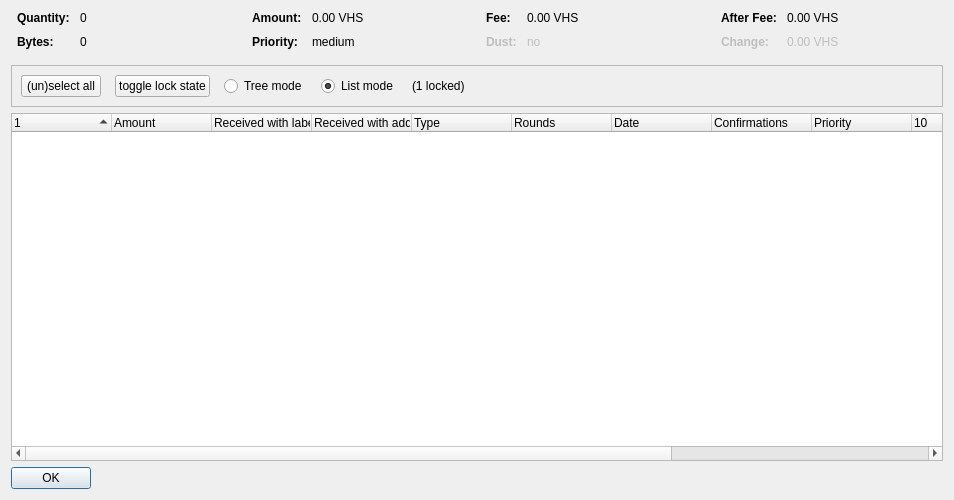
<?xml version="1.0" encoding="UTF-8"?>
<ui version="4.0">
 <class>CoinControlDialog</class>
 <widget class="QDialog" name="CoinControlDialog">
  <property name="geometry">
   <rect>
    <x>0</x>
    <y>0</y>
    <width>954</width>
    <height>500</height>
   </rect>
  </property>
  <property name="windowTitle">
   <string>Coin Selection</string>
  </property>
  <layout class="QVBoxLayout" name="verticalLayout">
   <item>
    <layout class="QHBoxLayout" name="horizontalLayoutTop" stretch="0,0,0,0">
     <property name="topMargin">
      <number>0</number>
     </property>
     <property name="bottomMargin">
      <number>10</number>
     </property>
     <item>
      <layout class="QFormLayout" name="formLayoutCoinControl1">
       <property name="horizontalSpacing">
        <number>10</number>
       </property>
       <property name="verticalSpacing">
        <number>10</number>
       </property>
       <property name="leftMargin">
        <number>6</number>
       </property>
       <property name="rightMargin">
        <number>6</number>
       </property>
       <item row="0" column="0">
        <widget class="QLabel" name="labelCoinControlQuantityText">
         <property name="font">
          <font>
           <weight>75</weight>
           <bold>true</bold>
          </font>
         </property>
         <property name="text">
          <string>Quantity:</string>
         </property>
        </widget>
       </item>
       <item row="0" column="1">
        <widget class="QLabel" name="labelCoinControlQuantity">
         <property name="cursor">
          <cursorShape>IBeamCursor</cursorShape>
         </property>
         <property name="contextMenuPolicy">
          <enum>Qt::ActionsContextMenu</enum>
         </property>
         <property name="text">
          <string notr="true">0</string>
         </property>
         <property name="textInteractionFlags">
          <set>Qt::LinksAccessibleByMouse|Qt::TextSelectableByKeyboard|Qt::TextSelectableByMouse</set>
         </property>
        </widget>
       </item>
       <item row="1" column="0">
        <widget class="QLabel" name="labelCoinControlBytesText">
         <property name="font">
          <font>
           <weight>75</weight>
           <bold>true</bold>
          </font>
         </property>
         <property name="text">
          <string>Bytes:</string>
         </property>
        </widget>
       </item>
       <item row="1" column="1">
        <widget class="QLabel" name="labelCoinControlBytes">
         <property name="cursor">
          <cursorShape>IBeamCursor</cursorShape>
         </property>
         <property name="contextMenuPolicy">
          <enum>Qt::ActionsContextMenu</enum>
         </property>
         <property name="text">
          <string notr="true">0</string>
         </property>
         <property name="textInteractionFlags">
          <set>Qt::LinksAccessibleByMouse|Qt::TextSelectableByKeyboard|Qt::TextSelectableByMouse</set>
         </property>
        </widget>
       </item>
      </layout>
     </item>
     <item>
      <layout class="QFormLayout" name="formLayoutCoinControl2">
       <property name="horizontalSpacing">
        <number>10</number>
       </property>
       <property name="verticalSpacing">
        <number>10</number>
       </property>
       <property name="leftMargin">
        <number>6</number>
       </property>
       <property name="rightMargin">
        <number>6</number>
       </property>
       <item row="0" column="0">
        <widget class="QLabel" name="labelCoinControlAmountText">
         <property name="font">
          <font>
           <weight>75</weight>
           <bold>true</bold>
          </font>
         </property>
         <property name="text">
          <string>Amount:</string>
         </property>
        </widget>
       </item>
       <item row="0" column="1">
        <widget class="QLabel" name="labelCoinControlAmount">
         <property name="cursor">
          <cursorShape>IBeamCursor</cursorShape>
         </property>
         <property name="contextMenuPolicy">
          <enum>Qt::ActionsContextMenu</enum>
         </property>
         <property name="text">
          <string notr="true">0.00 VHS</string>
         </property>
         <property name="textInteractionFlags">
          <set>Qt::LinksAccessibleByMouse|Qt::TextSelectableByKeyboard|Qt::TextSelectableByMouse</set>
         </property>
        </widget>
       </item>
       <item row="1" column="0">
        <widget class="QLabel" name="labelCoinControlPriorityText">
         <property name="font">
          <font>
           <weight>75</weight>
           <bold>true</bold>
          </font>
         </property>
         <property name="text">
          <string>Priority:</string>
         </property>
        </widget>
       </item>
       <item row="1" column="1">
        <widget class="QLabel" name="labelCoinControlPriority">
         <property name="cursor">
          <cursorShape>IBeamCursor</cursorShape>
         </property>
         <property name="contextMenuPolicy">
          <enum>Qt::ActionsContextMenu</enum>
         </property>
         <property name="text">
          <string>medium</string>
         </property>
         <property name="textInteractionFlags">
          <set>Qt::LinksAccessibleByMouse|Qt::TextSelectableByKeyboard|Qt::TextSelectableByMouse</set>
         </property>
        </widget>
       </item>
      </layout>
     </item>
     <item>
      <layout class="QFormLayout" name="formLayoutCoinControl3">
       <property name="horizontalSpacing">
        <number>10</number>
       </property>
       <property name="verticalSpacing">
        <number>10</number>
       </property>
       <property name="leftMargin">
        <number>6</number>
       </property>
       <property name="rightMargin">
        <number>6</number>
       </property>
       <item row="0" column="0">
        <widget class="QLabel" name="labelCoinControlFeeText">
         <property name="font">
          <font>
           <weight>75</weight>
           <bold>true</bold>
          </font>
         </property>
         <property name="text">
          <string>Fee:</string>
         </property>
        </widget>
       </item>
       <item row="0" column="1">
        <widget class="QLabel" name="labelCoinControlFee">
         <property name="cursor">
          <cursorShape>IBeamCursor</cursorShape>
         </property>
         <property name="contextMenuPolicy">
          <enum>Qt::ActionsContextMenu</enum>
         </property>
         <property name="text">
          <string notr="true">0.00 VHS</string>
         </property>
         <property name="textInteractionFlags">
          <set>Qt::LinksAccessibleByMouse|Qt::TextSelectableByKeyboard|Qt::TextSelectableByMouse</set>
         </property>
        </widget>
       </item>
       <item row="1" column="0">
        <widget class="QLabel" name="labelCoinControlLowOutputText">
         <property name="enabled">
          <bool>false</bool>
         </property>
         <property name="font">
          <font>
           <weight>75</weight>
           <bold>true</bold>
          </font>
         </property>
         <property name="text">
          <string>Dust:</string>
         </property>
        </widget>
       </item>
       <item row="1" column="1">
        <widget class="QLabel" name="labelCoinControlLowOutput">
         <property name="enabled">
          <bool>false</bool>
         </property>
         <property name="cursor">
          <cursorShape>IBeamCursor</cursorShape>
         </property>
         <property name="contextMenuPolicy">
          <enum>Qt::ActionsContextMenu</enum>
         </property>
         <property name="text">
          <string>no</string>
         </property>
         <property name="textInteractionFlags">
          <set>Qt::LinksAccessibleByMouse|Qt::TextSelectableByKeyboard|Qt::TextSelectableByMouse</set>
         </property>
        </widget>
       </item>
      </layout>
     </item>
     <item>
      <layout class="QFormLayout" name="formLayoutCoinControl4">
       <property name="horizontalSpacing">
        <number>10</number>
       </property>
       <property name="verticalSpacing">
        <number>10</number>
       </property>
       <property name="leftMargin">
        <number>6</number>
       </property>
       <property name="rightMargin">
        <number>6</number>
       </property>
       <item row="0" column="0">
        <widget class="QLabel" name="labelCoinControlAfterFeeText">
         <property name="font">
          <font>
           <weight>75</weight>
           <bold>true</bold>
          </font>
         </property>
         <property name="text">
          <string>After Fee:</string>
         </property>
        </widget>
       </item>
       <item row="0" column="1">
        <widget class="QLabel" name="labelCoinControlAfterFee">
         <property name="cursor">
          <cursorShape>IBeamCursor</cursorShape>
         </property>
         <property name="contextMenuPolicy">
          <enum>Qt::ActionsContextMenu</enum>
         </property>
         <property name="text">
          <string notr="true">0.00 VHS</string>
         </property>
         <property name="textInteractionFlags">
          <set>Qt::LinksAccessibleByMouse|Qt::TextSelectableByKeyboard|Qt::TextSelectableByMouse</set>
         </property>
        </widget>
       </item>
       <item row="1" column="0">
        <widget class="QLabel" name="labelCoinControlChangeText">
         <property name="enabled">
          <bool>false</bool>
         </property>
         <property name="font">
          <font>
           <weight>75</weight>
           <bold>true</bold>
          </font>
         </property>
         <property name="text">
          <string>Change:</string>
         </property>
        </widget>
       </item>
       <item row="1" column="1">
        <widget class="QLabel" name="labelCoinControlChange">
         <property name="enabled">
          <bool>false</bool>
         </property>
         <property name="cursor">
          <cursorShape>IBeamCursor</cursorShape>
         </property>
         <property name="contextMenuPolicy">
          <enum>Qt::ActionsContextMenu</enum>
         </property>
         <property name="text">
          <string notr="true">0.00 VHS</string>
         </property>
         <property name="textInteractionFlags">
          <set>Qt::LinksAccessibleByMouse|Qt::TextSelectableByKeyboard|Qt::TextSelectableByMouse</set>
         </property>
        </widget>
       </item>
      </layout>
     </item>
    </layout>
   </item>
   <item>
    <widget class="QFrame" name="frame">
     <property name="minimumSize">
      <size>
       <width>0</width>
       <height>40</height>
      </size>
     </property>
     <property name="frameShape">
      <enum>QFrame::StyledPanel</enum>
     </property>
     <property name="frameShadow">
      <enum>QFrame::Sunken</enum>
     </property>
     <layout class="QHBoxLayout" name="horizontalLayout">
      <item>
       <layout class="QHBoxLayout" name="horizontalLayoutPanel" stretch="0,0,0,0,0,0">
        <property name="spacing">
         <number>14</number>
        </property>
        <item>
         <widget class="QPushButton" name="pushButtonSelectAll">
          <property name="sizePolicy">
           <sizepolicy hsizetype="Maximum" vsizetype="Fixed">
            <horstretch>0</horstretch>
            <verstretch>0</verstretch>
           </sizepolicy>
          </property>
          <property name="text">
           <string>(un)select all</string>
          </property>
          <property name="autoDefault">
           <bool>false</bool>
          </property>
         </widget>
        </item>
        <item>
         <widget class="QPushButton" name="pushButtonToggleLock">
          <property name="sizePolicy">
           <sizepolicy hsizetype="Maximum" vsizetype="Fixed">
            <horstretch>0</horstretch>
            <verstretch>0</verstretch>
           </sizepolicy>
          </property>
          <property name="text">
           <string>toggle lock state</string>
          </property>
          <property name="autoDefault">
           <bool>false</bool>
          </property>
         </widget>
        </item>
        <item>
         <widget class="QRadioButton" name="radioTreeMode">
          <property name="sizePolicy">
           <sizepolicy hsizetype="Maximum" vsizetype="Fixed">
            <horstretch>0</horstretch>
            <verstretch>0</verstretch>
           </sizepolicy>
          </property>
          <property name="text">
           <string>Tree mode</string>
          </property>
         </widget>
        </item>
        <item>
         <widget class="QRadioButton" name="radioListMode">
          <property name="sizePolicy">
           <sizepolicy hsizetype="Maximum" vsizetype="Fixed">
            <horstretch>0</horstretch>
            <verstretch>0</verstretch>
           </sizepolicy>
          </property>
          <property name="text">
           <string>List mode</string>
          </property>
          <property name="checked">
           <bool>true</bool>
          </property>
         </widget>
        </item>
        <item>
         <widget class="QLabel" name="labelLocked">
          <property name="text">
           <string>(1 locked)</string>
          </property>
         </widget>
        </item>
        <item>
         <spacer name="horizontalSpacer">
          <property name="orientation">
           <enum>Qt::Horizontal</enum>
          </property>
          <property name="sizeHint" stdset="0">
           <size>
            <width>40</width>
            <height>20</height>
           </size>
          </property>
         </spacer>
        </item>
       </layout>
      </item>
     </layout>
    </widget>
   </item>
   <item>
    <widget class="CoinControlTreeWidget" name="treeWidget">
     <property name="contextMenuPolicy">
      <enum>Qt::CustomContextMenu</enum>
     </property>
     <property name="sortingEnabled">
      <bool>false</bool>
     </property>
     <property name="columnCount">
      <number>13</number>
     </property>
     <attribute name="headerShowSortIndicator" stdset="0">
      <bool>true</bool>
     </attribute>
     <attribute name="headerStretchLastSection">
      <bool>false</bool>
     </attribute>
     <column>
      <property name="text">
       <string/>
      </property>
     </column>
     <column>
      <property name="text">
       <string>Amount</string>
      </property>
     </column>
     <column>
      <property name="text">
       <string>Received with label</string>
      </property>
     </column>
     <column>
      <property name="text">
       <string>Received with address</string>
      </property>
     </column>
     <column>
      <property name="text">
	<string>Type</string>
      </property>
     </column>
     <column>
      <property name="text">
       <string>Rounds</string>
      </property>
     </column>
     <column>
      <property name="text">
       <string>Date</string>
      </property>
      <property name="toolTip">
       <string>Confirmed</string>
      </property>
     </column>
     <column>
      <property name="text">
       <string>Confirmations</string>
      </property>
     </column>
     <column>
      <property name="text">
       <string>Priority</string>
      </property>
     </column>
     <column>
      <property name="text">
       <string/>
      </property>
     </column>
     <column>
      <property name="text">
       <string/>
      </property>
     </column>
     <column>
      <property name="text">
       <string/>
      </property>
     </column>
     <column>
      <property name="text">
       <string/>
      </property>
     </column>
    </widget>
   </item>
   <item>
    <widget class="QDialogButtonBox" name="buttonBox">
     <property name="sizePolicy">
      <sizepolicy hsizetype="Maximum" vsizetype="Fixed">
       <horstretch>0</horstretch>
       <verstretch>0</verstretch>
      </sizepolicy>
     </property>
     <property name="orientation">
      <enum>Qt::Horizontal</enum>
     </property>
     <property name="standardButtons">
      <set>QDialogButtonBox::Ok</set>
     </property>
    </widget>
   </item>
  </layout>
 </widget>
 <customwidgets>
  <customwidget>
   <class>CoinControlTreeWidget</class>
   <extends>QTreeWidget</extends>
   <header>coincontroltreewidget.h</header>
  </customwidget>
 </customwidgets>
 <resources/>
 <connections/>
</ui>
